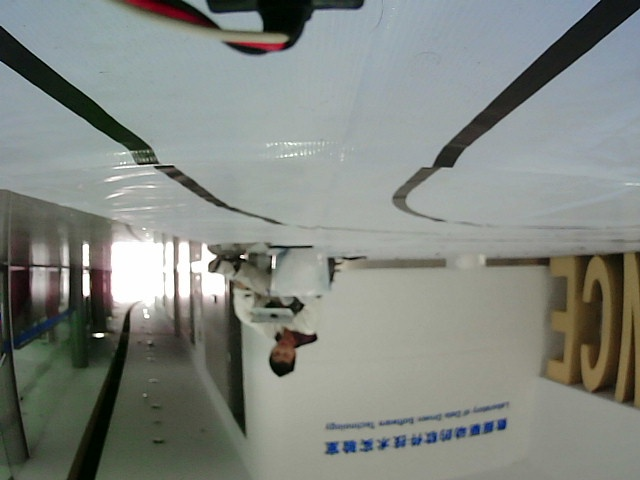
#> input picture ImageProcess/straight.jpg, 640 x 480 px
$ python 1.py
#> lines starting #> are read from the running program, lines starting #| are printed output that depends on the picture; after the words box and inside, x2 and y2 are one past the last pixel; in counts of white or black regions, pixels touching at a corner belong together

import math
import cv2
import numpy as np
import os
import matplotlib.pyplot as plt

import copy


def cv_imread(file_path):
#> called with file_path = 'straight.jpg'
    cv_img = cv2.imdecode(np.fromfile(file_path,dtype=np.uint8),-1)
#> cv_img is the input picture: shape (480, 640, 3); mean B, G, R 129, 134.9, 130
    return cv_img


# read the image and convert to gray
img = cv_imread('straight.jpg') # straight left right
img = img[:150,:,:] #150,640
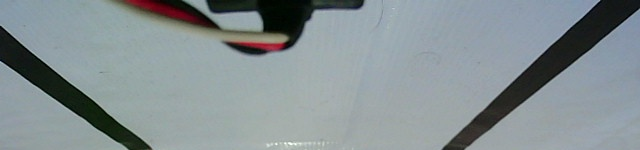
#> img: shape (150, 640, 3); mean B, G, R 146.6, 143.8, 133.4
img = cv2.cvtColor(img, cv2.COLOR_BGR2GRAY)
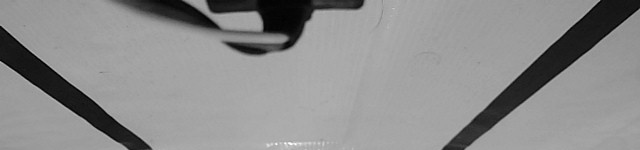
#> img: shape (150, 640); min 1, max 253, mean 141

# use a circle kernel to mask the obstacle
cv2.circle(img,(240,-80),150,255,-1)
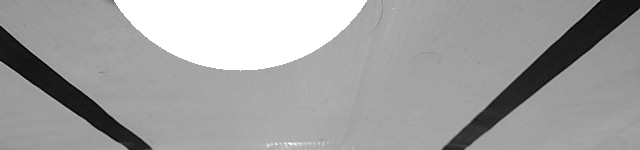
#> img: shape (150, 640); 13.19% of pixels changed, all inside (x1, y1, x2, y2) = (114, 0, 367, 71)
cv2.imwrite('straight_gray.jpg'  , img)

# convert to binary
_, img = cv2.threshold(img, 100, 255, cv2.THRESH_BINARY)
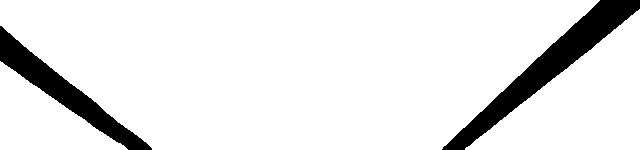
#> img: shape (150, 640); 90.3% white; 2 black regions, box (x1, y1, x2, y2) and area: (442, 0, 640, 150) 5544, (0, 26, 152, 150) 3796

# dilate operation
kernel = np.ones((3, 3), np.uint8)
img = cv2.dilate(img,kernel,iterations=3)
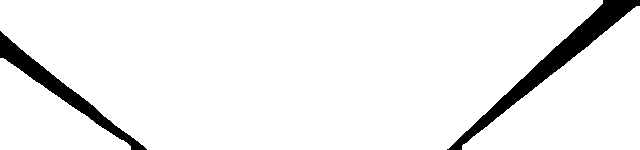
#> img: shape (150, 640); 93.8% white; 2 black regions, box (x1, y1, x2, y2) and area: (447, 0, 640, 150) 3665, (0, 31, 147, 150) 2319

# use hough transformation to detect lines
mask = img.copy()
mask[mask<100]=1
mask[mask>=100]=0
lines = cv2.HoughLines(mask,1,np.pi/180,100)
#> lines = 66 rows, first 8: [429, 0.785], [431, 0.785], [433, 0.785], [394, 0.908], [398, 0.89], [402, 0.89], [404, 0.873], [406, 0.873]


# count
lines = lines[:,0,1]
#> lines = 66 values, max 2.36 at index 39, min 0.663 at index 61, mean 1.27

left_cnt = copy.deepcopy(lines)
#> left_cnt has the same summary as lines
right_cnt = copy.deepcopy(lines)
#> right_cnt has the same summary as lines
left_cnt[left_cnt<1.5]=0
left_cnt[left_cnt>1.5]=1
left_cnt = left_cnt.sum()
#> left_cnt = 19

right_cnt[right_cnt<1.5]=1
right_cnt[right_cnt>1.5]=0
right_cnt = right_cnt.sum()
#> right_cnt = 47


print(left_cnt,right_cnt)
#| 19.0 47.0
cv2.imwrite('straight_binary.jpg'  , img)

$ run again, with ImageProcess/left.jpg copied over ImageProcess/straight.jpg
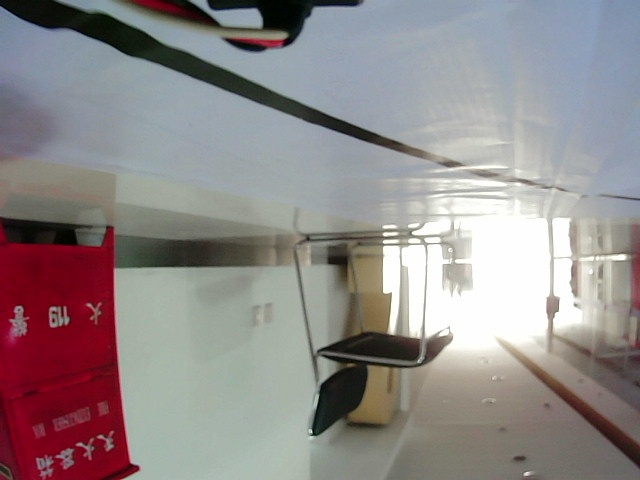
#> input picture ImageProcess/left.jpg, 640 x 480 px
#> in cv_imread, cv_img is the input picture: shape (480, 640, 3); mean B, G, R 137.9, 137.8, 145
#> `cv2.circle(img,(240,-80),150,255,-1)`:
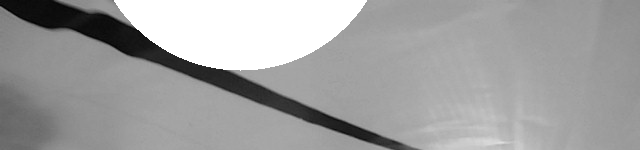
#> img: shape (150, 640); min 1, max 255, mean 160.6
#> `img = cv2.dilate(img,kernel,iterations=3)`:
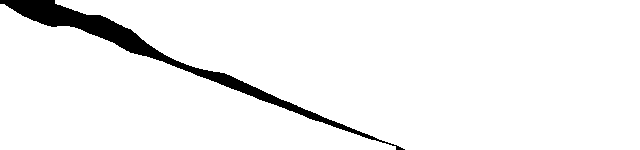
#> img: shape (150, 640); 95.2% white; 1 black region, box (x1, y1, x2, y2) and area: (0, 0, 405, 150) 4605
#> `lines = cv2.HoughLines(mask,1,np.pi/180,100)`: lines = 30 rows, first 8: [-5, 1.94], [1, 1.92], [-10, 1.95], [-13, 1.97], [-17, 1.97], [-23, 1.99], [-28, 2.01], [2, 1.82]
#> `lines = lines[:,0,1]`: lines = 30 values, max 2.15 at index 28, min 1.68 at index 26, mean 1.93
#> `left_cnt = copy.deepcopy(lines)`: left_cnt has the same summary as lines
#> `right_cnt = copy.deepcopy(lines)`: right_cnt has the same summary as lines
#> `left_cnt = left_cnt.sum()`: left_cnt = 30
#> `right_cnt = right_cnt.sum()`: right_cnt = 0
#| 30.0 0.0

$ run again, with ImageProcess/right.jpg copied over ImageProcess/straight.jpg
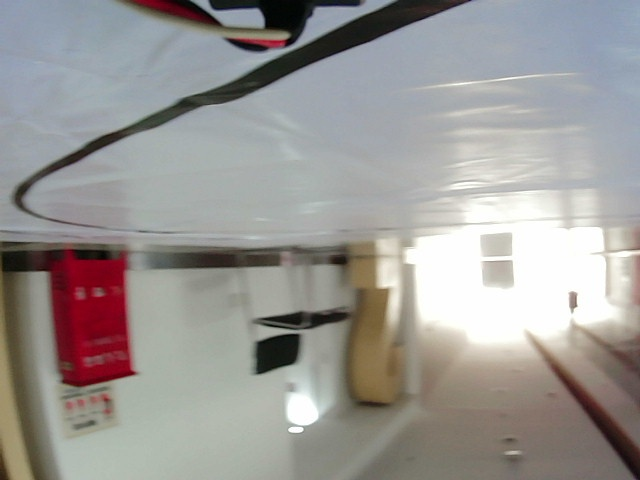
#> input picture ImageProcess/right.jpg, 640 x 480 px
#> in cv_imread, cv_img is the input picture: shape (480, 640, 3); mean B, G, R 149.3, 152, 154.7
#> `cv2.circle(img,(240,-80),150,255,-1)`:
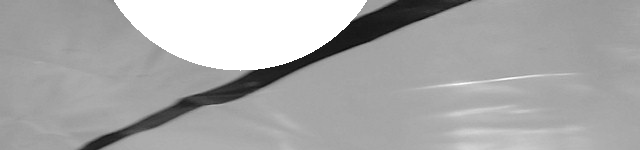
#> img: shape (150, 640); min 11, max 255, mean 169.1
#> `img = cv2.dilate(img,kernel,iterations=3)`:
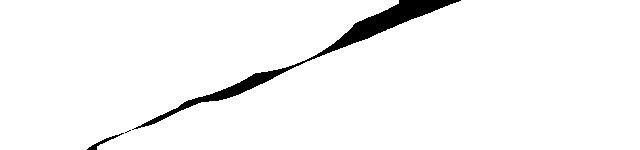
#> img: shape (150, 640); 96.5% white; 3 black regions (1 under 20 px), largest, box (x1, y1, x2, y2) and area: (132, 0, 461, 130) 3253, (87, 133, 124, 150) 113
#> `lines = cv2.HoughLines(mask,1,np.pi/180,100)`: lines = 28 rows, first 8: [169, 1.19], [165, 1.2], [175, 1.17], [179, 1.15], [184, 1.13], [188, 1.12], [176, 1.13], [192, 1.1]
#> `lines = lines[:,0,1]`: lines = 28 values, max 1.36 at index 25, min 0.995 at index 26, mean 1.17
#> `left_cnt = copy.deepcopy(lines)`: left_cnt has the same summary as lines
#> `right_cnt = copy.deepcopy(lines)`: right_cnt has the same summary as lines
#> `left_cnt = left_cnt.sum()`: left_cnt = 0
#> `right_cnt = right_cnt.sum()`: right_cnt = 28
#| 0.0 28.0
